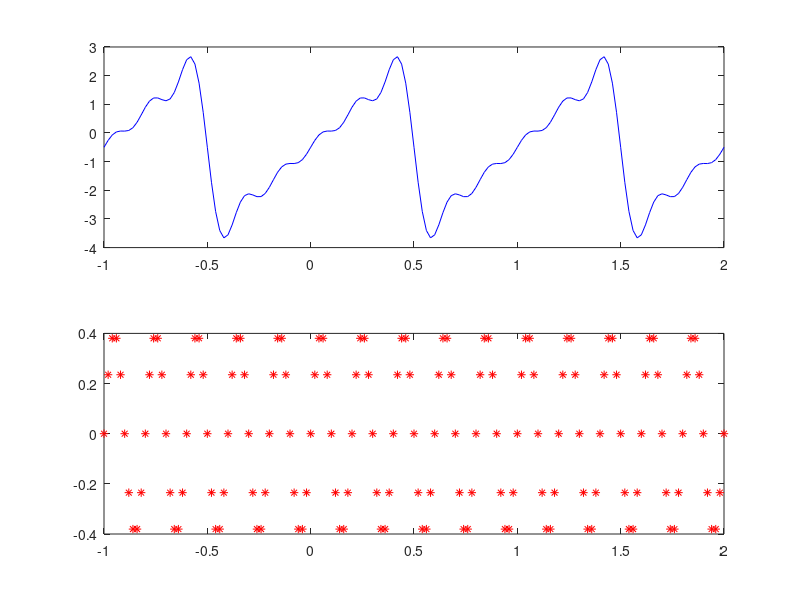
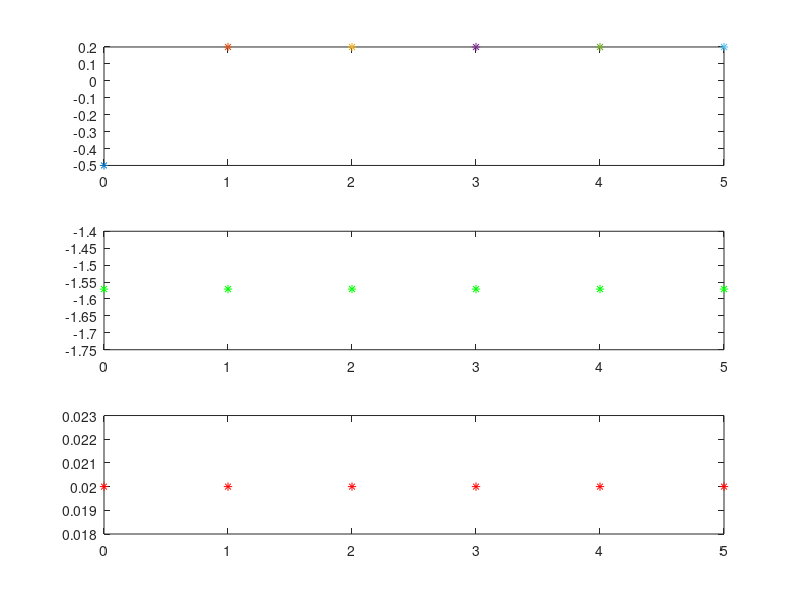

Reproduce these figures in MATLAB, in order.
 u = @(t) (t >=0);
 t = -1 : 0.01 : 8;
 
 %plot(t,dirac(t));


%filtre
% 
% A = [1 6 61; 11 112 15; 123 2 13];
% h = 1/9*[1 1 1; 1 1 1; 1 1 1];
% B = imfilter(A,h);
% imagesc(A);
% figure
% imagesc(B);


%exemplu colocviu-convolutie
%1)
% u = inline('n>=0','n');
% n = 0: 10;
% x = inline('cos(2*pi*n).*(u(-n+3) - u(n))','u','n');
% v = inline('0.5.^n.*u(n)','u','n');
% z = conv(double(x(u,n)), double(v(u,n)));
% subplot(3,1,1);
% stem(n,x(u,n),'r');
% subplot(3,1,2);
% stem(n,v(u,n),'g');
% subplot(3,1,3);
% stem(n,z(1:length(n)),'b');

%Serii Fourier
w0 = 2*pi;          %pulsatia
T0 = 2*pi/w0;       %perioada
Ts = 0.02;        %perioada de esantionare
t = -1 : Ts : 2;
nc = 10;            %numar de coeficienti
y = ones(size(t));  %%semnalul pe care-l reconstruim
nmax = floor(nc/2); %floor ia partea intreaga
Xm0 = [];           %termenul Ak din suma
ki0 = [];            %
y = -0.5;

for k =1 : nmax
    Xm = 1/(k);          %calculez coeficientii
    ki = pi/2*(-1)^k;       %calculez 
    y =  y + 2*Xm*cos(k*w0*t + ki);    %calculez semnalul 
    arm = 2*Xm*cos(k*w0*t + ki);            %calculez armonica
end

figure
%plotare semnal de iesire si armonica
subplot(2,1,1)
plot(t,y,'b');
subplot(2,1,2)
plot(t,arm,'*r');

figure
n = 1 : nmax;
n0 = [0 n];

%spectrul de amplitudine
subplot(3,1,1);
plot(0,-0.5,'*',n,Xm,'*');

%spectrul de faza 
subplot(3,1,2);
plot(n0,[ki0 ki],'*g');

%spectrul de putere
subplot(3,1,3);
plot(n0,[Xm0^2 (Xm.^2)/2],'*r');